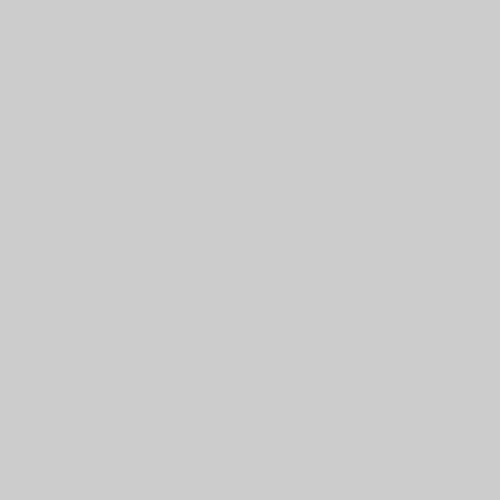
Frame 1 (no input)
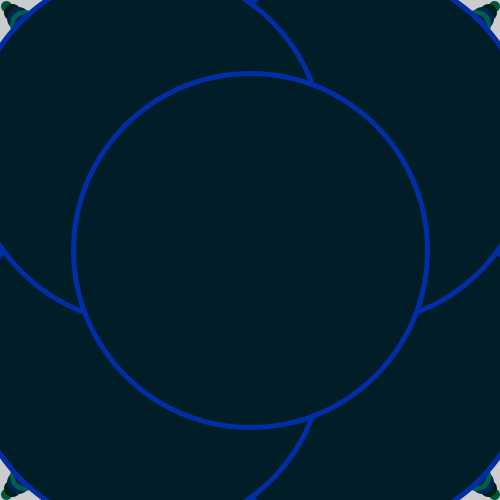
Frame 60 (the mouse pressed at the canvas centre just before this capture)
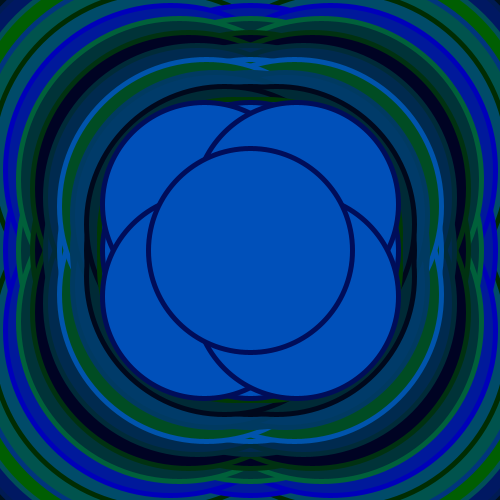
Frame 120 (the mouse held since frame 60 and released just before this capture)

The Processing sketch that drew these frames (run headless with seeded random() and noise(); from frame 60 on, the mouse is pressed at the canvas centre):

// Processing sketch: processing_69918
// ── processing_69918.pde

/* Andy Ma, Computer Programming 1, Mods 14/15
www.instantnoodle.webs.com */

int x = 0;
int change = 1;
void setup ()
{
  size(500, 500);
  smooth();
  frameRate(28);
}
void draw ()
{
  //Pattern();
  Circle();
  x = x + change;
  if (x<0)
  {
    change = change + 5;
  }
  if (x>500)
  {
    change = change - 5;
  }
}
void Pattern()
{
  stroke(12, 34, 56);
  strokeWeight(3);
  ellipse(1, x, 50, 50);
  ellipse(x, 1, 50, 50);
  
  ellipse(x, x, 50, 50);
  
  ellipse(x, 500, 50, 50);
  ellipse(500, x, 50, 50);
  
  ellipse(250, x, 50, 50);
  ellipse(x, 250, 50, 50);
  
  ellipse(x, 250+x, 50, 50);
  ellipse(250+x, x, 50, 50);
  
  ellipse(x, 250+x, 50, 50);
  ellipse(250+x, x, 50, 50);
  
  ellipse(x, 125, 50, 50);
  ellipse(125, x, 50, 50);
  
  ellipse(x, 375, 50, 50);
  ellipse(375, x, 50, 50);
  
  ellipse(125+x, x, 50, 50);
  ellipse(375-x, x, 50, 50);
  ellipse(500-x, 125+x, 50, 50);
  ellipse(375+x, x, 50, 50);
  ellipse(x, 375+x, 50, 50);
  ellipse(x, 125+x, 50, 50);
  ellipse(500-x, 375+x, 50, 50); 
  ellipse(125-x, x, 50, 50);
 
  ellipse(500-x, x, 50, 50);
  ellipse(500-x, 250+x, 50, 50);
 
  ellipse(250+x, x, 50, 50);
  ellipse(250-x, x, 50, 50);
  x=x+5;
}
void Circle()
{
  noFill();
  stroke(0, random(100), random(200));
  strokeWeight(5);
  fill(0, random(100), random(200));
  ellipse(250, x , x, x);
  ellipse(x, 250 , x, x);
  ellipse(500-x, 250, x, x);
  ellipse(250,500-x,x,x);
  ellipse(x,x,x,x);
  ellipse(x,500-x,x,x);
  ellipse(500-x,x,x,x);
  ellipse(500-x,500-x,x,x);
  ellipse(250,250,x,x);
  x = x + 5;
}
